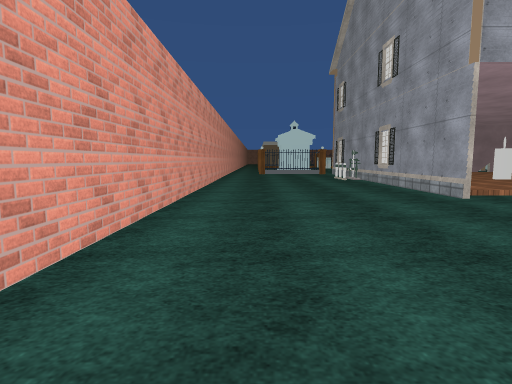
View 1 (above)

24 first-person views from a walk through a scene from a Unity 3-D project. The camera is 1.2 m above the floor, tilts 6° down and sees 80° across. The floor is counted in squares, 2 m on a side. Each view is taken from the middle of a square. On the plan, view 1 faces up. The plan holds only what a view shows up to about 9 squares ahead; the rest is blank. The place goes on beyond the plan. Surface patterns are stand-ins for the level's own textures.

View 2
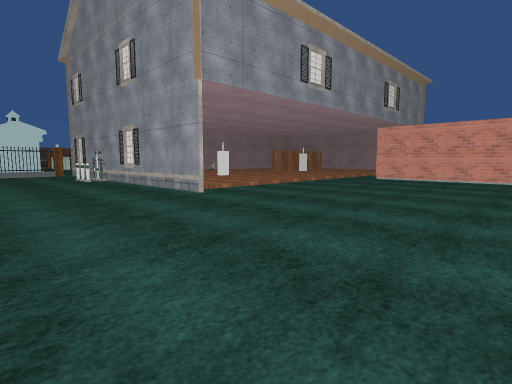

View 3
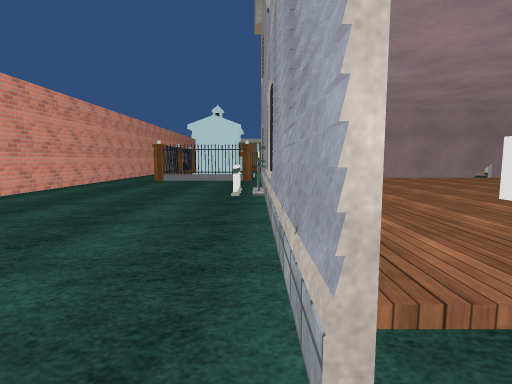

View 4
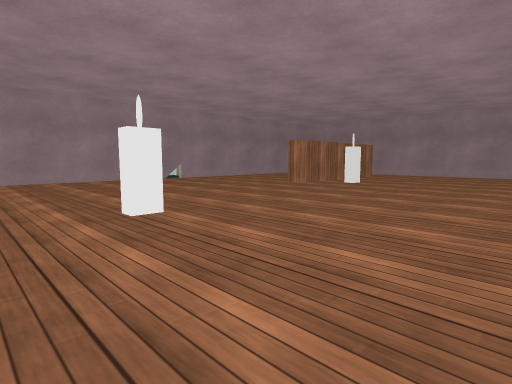

View 5
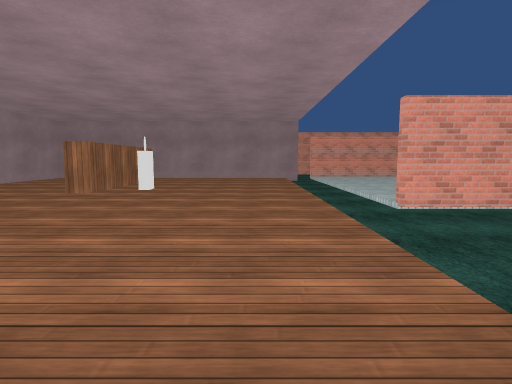

View 6
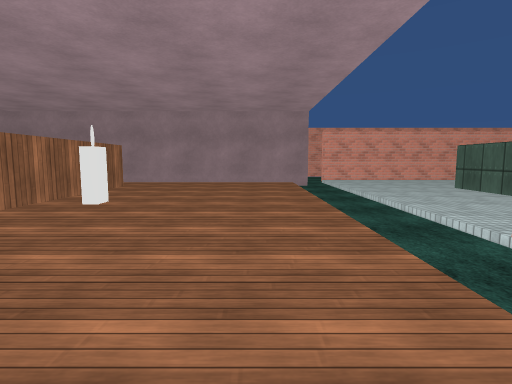

View 7
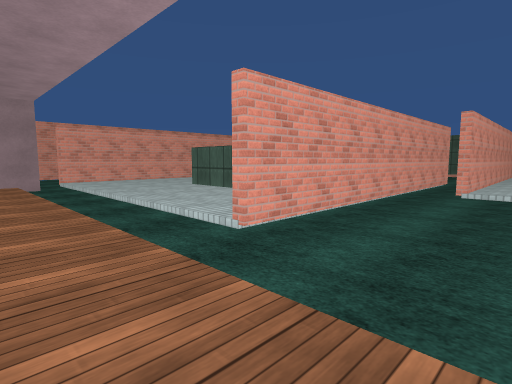

View 8
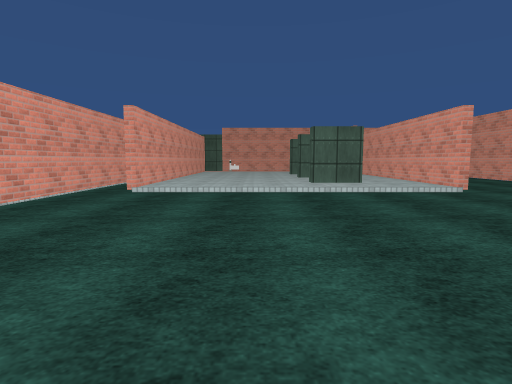

View 9
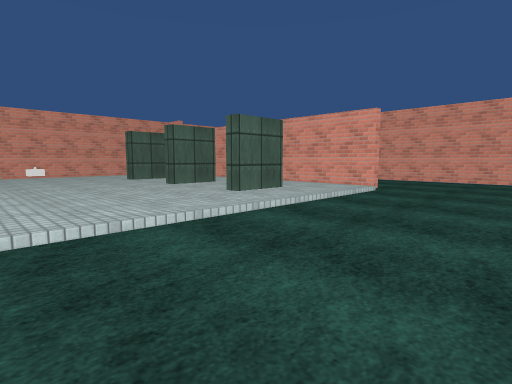

View 10
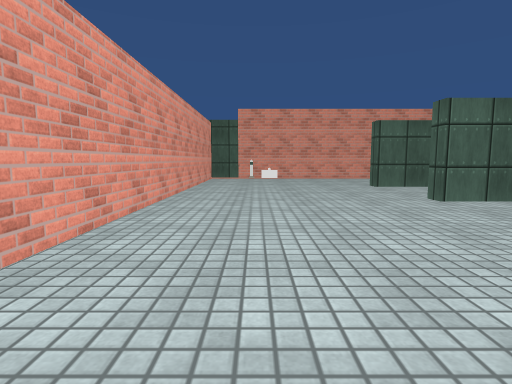

View 11
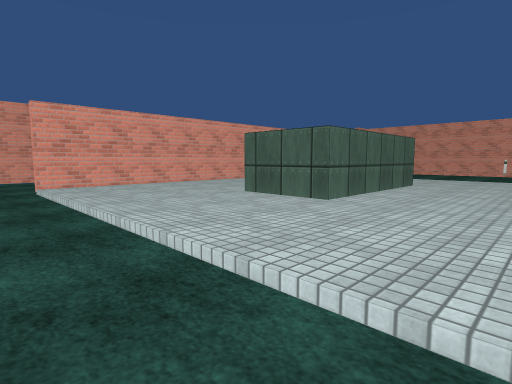

View 12
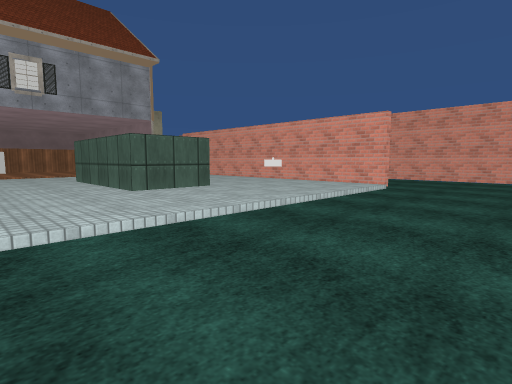

View 13
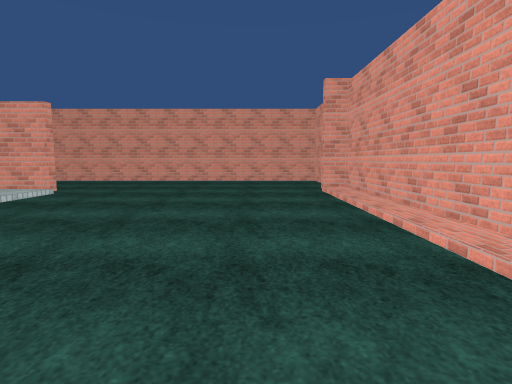

View 14
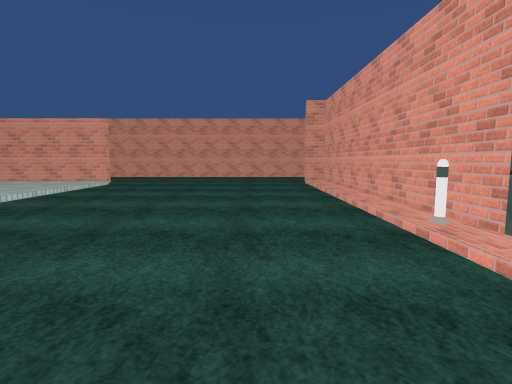

View 15
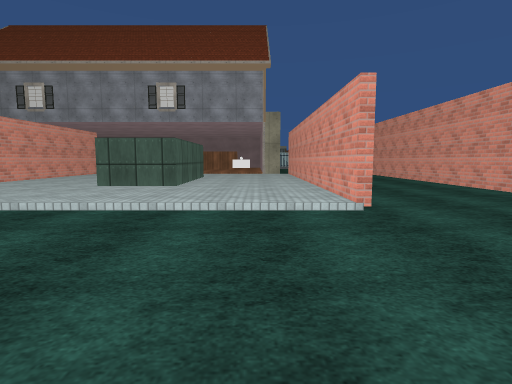

View 16
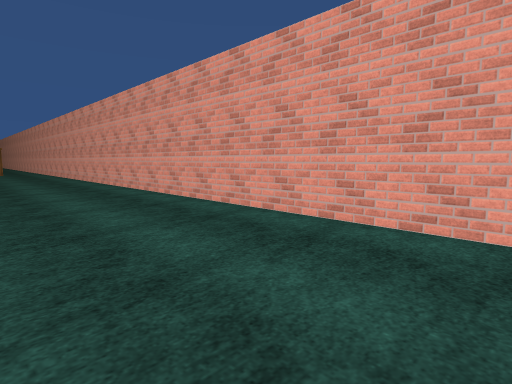

View 17
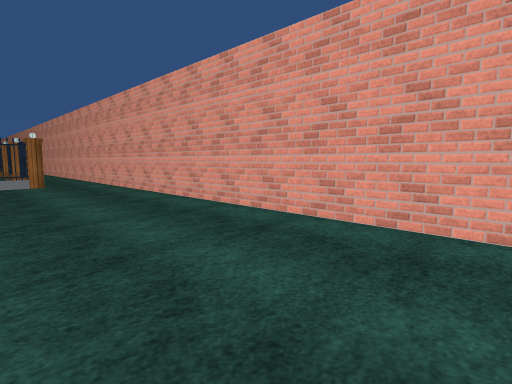

View 18
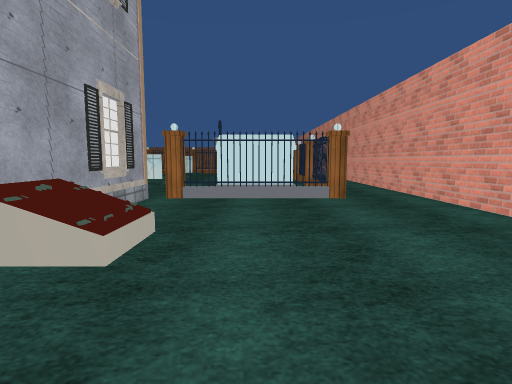

View 19
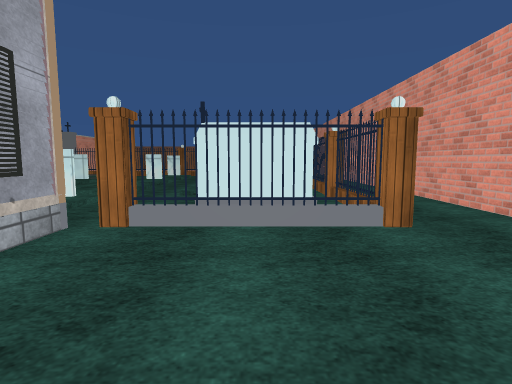

View 20
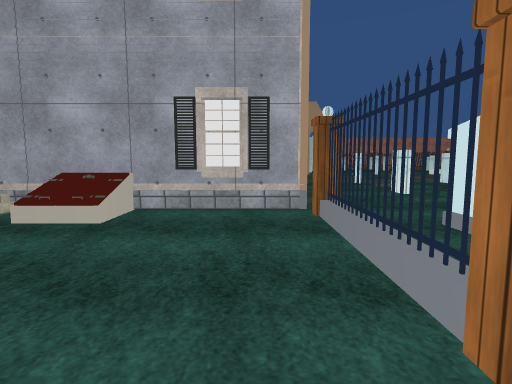

View 21
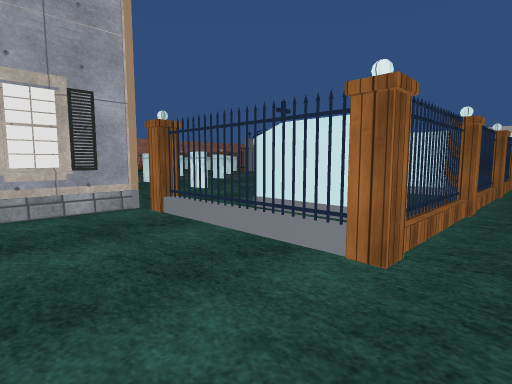

View 22
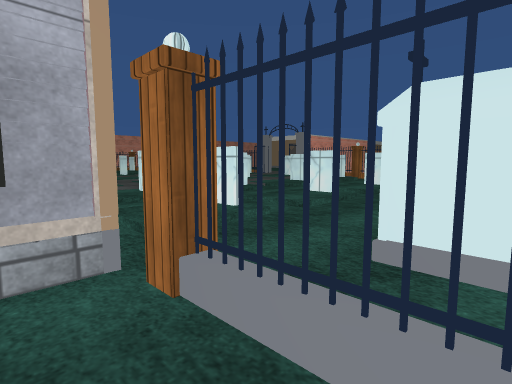

View 23
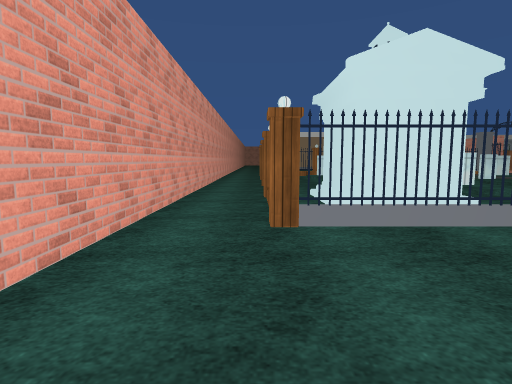

View 24
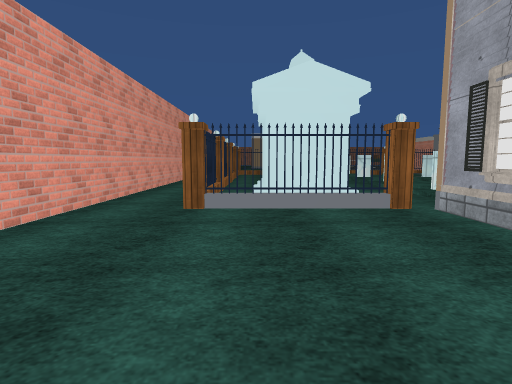

### Floor plan
Key: @ floor where view 1 was taken; # wall or solid block; x gap in a wall; . main floor; : floor 0.25 m higher than the main floor; / step, stairs or slope; O other object.
Columns run from 2 left of view 1 to 20 right of it. Each row starts with its distance up from view 1.
 18 #.           :////  O #
 17 #.O.         ::/// OO #
 16 #.O. .#      :#/#/ /O.#
 15 #.O/O./   ::::://// O.#
 14 #.//O./   O:O:////.OO.#
 13 #.O##O  #####  ###O#O.#
 12 #....#  :::::::::#....#
 11 #....#  :::::::: #....#
 10 #...OOO::::::::  #/...#
  9 #....O ::::::###x##...#
  8 #....# :#:::::::::#...#
  7 #....#::::::::::::#...#
  6 #....#::::::::::::#...#
  5 #....#////////////#...#
  4 #..........#//////#...#
  3 #..........#::::::#...#
  2 #..........#::::::#...#
  1 #..........#::##::#...#
  0 #.@........#::##::#...#
 -1 #...#:::::##::##::#...#
 -2 #...#:#:::##:::::O#...#
 -3 #.. #:::::##::::::#...#
 -4 #.. #:#:::#...........#
 -5     # ::::# ..........#
 -6       #:::# ..........#
 -7       ::::#...........#
 -8       ///Ox .O........#
 -9       #####  ##########

Positions as (right, up) in squares from view 1, and headings:
1: (0, 0), facing up
2: (0, 0), facing up-right
3: (3, 4), facing up
4: (5, 5), facing up-right
5: (5, 6), facing right
6: (7, 6), facing right
7: (7, 6), facing down-right
8: (6, 5), facing down
9: (8, 2), facing down-left
10: (7, 0), facing down
11: (10, 5), facing down-right
12: (10, -6), facing up-right
13: (11, -7), facing right
14: (9, -7), facing right
15: (15, -7), facing up
16: (17, -2), facing up-right
17: (17, 5), facing up-right
18: (17, 8), facing up
19: (17, 10), facing up
20: (19, 12), facing left
21: (19, 11), facing up-left
22: (17, 12), facing up-left
23: (0, 10), facing up
24: (1, 9), facing up
